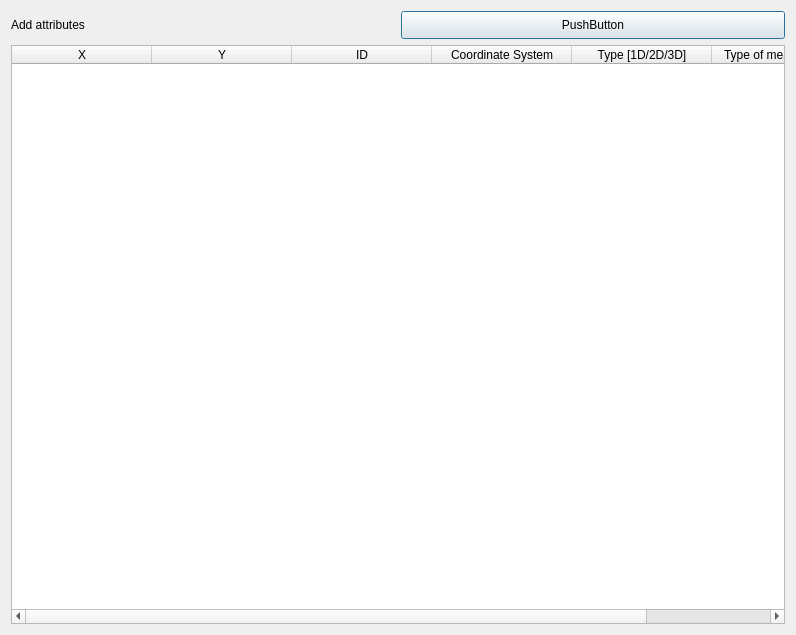
<?xml version="1.0" encoding="UTF-8"?>
<ui version="4.0">
 <class>Dialog</class>
 <widget class="QDialog" name="Dialog">
  <property name="enabled">
   <bool>true</bool>
  </property>
  <property name="geometry">
   <rect>
    <x>0</x>
    <y>0</y>
    <width>796</width>
    <height>635</height>
   </rect>
  </property>
  <property name="windowTitle">
   <string>Dialog</string>
  </property>
  <property name="modal">
   <bool>true</bool>
  </property>
  <layout class="QGridLayout" name="gridLayout">
   <item row="0" column="0">
    <layout class="QVBoxLayout" name="verticalLayout">
     <item>
      <layout class="QHBoxLayout" name="horizontalLayout">
       <item>
        <widget class="QLabel" name="label">
         <property name="minimumSize">
          <size>
           <width>124</width>
           <height>28</height>
          </size>
         </property>
         <property name="text">
          <string>Add attributes</string>
         </property>
        </widget>
       </item>
       <item>
        <widget class="QPushButton" name="pushButton">
         <property name="minimumSize">
          <size>
           <width>123</width>
           <height>28</height>
          </size>
         </property>
         <property name="text">
          <string>PushButton</string>
         </property>
        </widget>
       </item>
      </layout>
     </item>
     <item>
      <widget class="QTableWidget" name="tableWidget">
       <property name="minimumSize">
        <size>
         <width>256</width>
         <height>192</height>
        </size>
       </property>
       <attribute name="horizontalHeaderDefaultSectionSize">
        <number>140</number>
       </attribute>
       <attribute name="horizontalHeaderStretchLastSection">
        <bool>true</bool>
       </attribute>
       <column>
        <property name="text">
         <string>X</string>
        </property>
       </column>
       <column>
        <property name="text">
         <string>Y</string>
        </property>
       </column>
       <column>
        <property name="text">
         <string>ID</string>
        </property>
       </column>
       <column>
        <property name="text">
         <string>Coordinate System</string>
        </property>
       </column>
       <column>
        <property name="text">
         <string>Type [1D/2D/3D]</string>
        </property>
       </column>
       <column>
        <property name="text">
         <string>Type of measurement</string>
        </property>
       </column>
      </widget>
     </item>
    </layout>
   </item>
  </layout>
 </widget>
 <resources/>
 <connections/>
</ui>
